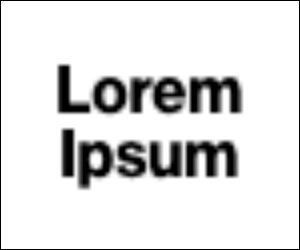
#> input picture 7th-week-hw/images/blur_text.jpg, 300 x 250 px, found by its file name
$ python textSharpening.py
#> lines starting #> are read from the running program, lines starting #| are printed output that depends on the picture

import cv2
import numpy as np
from scipy import signal
import matplotlib.pyplot as plt

def resize(img):
    x = img.astype(np.float32)
    x -= x.min()
    x /= x.max()
    return x*255

img = cv2.imread('images\\blur_text.jpg',0)
#> img is the input picture: shape (250, 300); min 0, max 255, mean 223.7

gauss_filter = cv2.getGaussianKernel(ksize=19, sigma=3)
gauss_filter = np.dot(gauss_filter, gauss_filter.T)

blurred_img = signal.correlate2d(img, gauss_filter, mode="same")
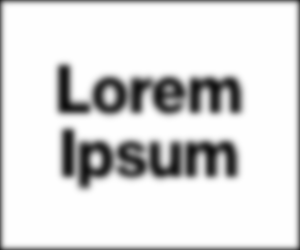
#> blurred_img: shape (250, 300) float64; min 15.09, max 255, mean 220.9

mask = img - blurred_img
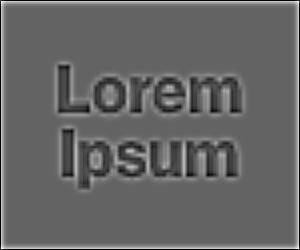
#> mask: shape (250, 300) float64; min -110.5, max 173.7, mean 2.8; drawn with min black and max white
mask = resize(mask)

# we can try different k values:
k= 1
sharpened_img = img + k*mask
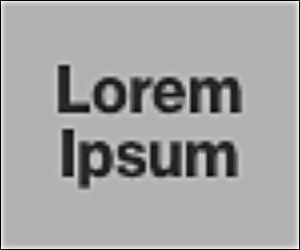
#> sharpened_img: shape (250, 300) float32; min 0, max 510, mean 325.3; drawn with min black and max white

k= 0.5
sharpened_img = img + k*mask
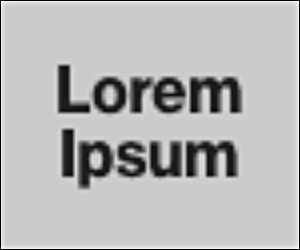
#> sharpened_img: shape (250, 300) float32; min 0, max 382.5, mean 274.5; drawn with min black and max white


plt.subplot(131)
plt.imshow(img, cmap="gray")
plt.title('Original')

plt.subplot(132)
plt.imshow(sharpened_img, cmap="gray")
plt.title('k=1')

plt.subplot(133)
plt.imshow(sharpened_img, cmap="gray")
plt.title('k=0.5')

plt.show()
